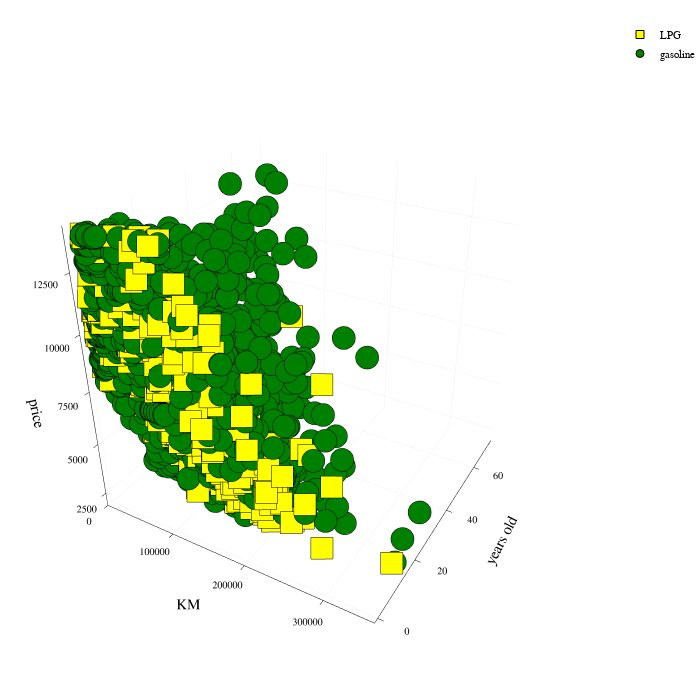

The notebook cell this image was saved under:
### Code cell
scatter(lpg_df.km, lpg_df.years_old, lpg_df.price, xlabel="KM",
    ylabel="years old", zlabel="price", formatter = identity, color="yellow", label="LPG", marker=:square,
     size = (700, 700))
scatter!(gasoline_df.km, gasoline_df.years_old, gasoline_df.price, xlabel="KM", 
     ylabel="years old", zlabel="price", formatter = identity, color="green", label="gasoline", 
     )

### Figure 1 — Plotly figure (JSON) as saved in the notebook; plotly's stock layout.template omitted (floating-point values rounded to 4 significant figures; data arrays with more than 128 entries replaced by an {"elided": "..."} marker saying what was removed)
{"data": [{"colorbar": {"title": ""}, "legendgroup": "LPG", "marker": {"color": "rgba(255, 255, 0, 1.000)", "line": {"color": "rgba(0, 0, 0, 1.000)", "width": 1}, "size": 8, "symbol": "square"}, "mode": "markers", "name": "LPG", "showlegend": true, "type": "scatter3d", "x": {"elided": "450 int values"}, "xaxis": "x1", "y": {"elided": "450 float values"}, "yaxis": "y1", "z": {"elided": "450 int values"}, "zmax": null, "zmin": null}, {"colorbar": {"title": ""}, "legendgroup": "gasoline", "marker": {"color": "rgba(0, 128, 0, 1.000)", "line": {"color": "rgba(0, 0, 0, 1.000)", "width": 1}, "size": 8, "symbol": "circle"}, "mode": "markers", "name": "gasoline", "showlegend": true, "type": "scatter3d", "x": {"elided": "1608 int values"}, "xaxis": "x1", "y": {"elided": "1608 float values"}, "yaxis": "y1", "z": {"elided": "1608 int values"}, "zmax": null, "zmin": null}], "layout": {"annotations": [], "height": 700, "legend": {"bgcolor": "rgba(255, 255, 255, 1.000)", "bordercolor": "rgba(0, 0, 0, 1.000)", "font": {"color": "rgba(0, 0, 0, 1.000)", "family": "sans-serif", "size": 11}, "tracegroupgap": 0, "x": 1, "y": 1}, "margin": {"b": 20, "l": 0, "r": 0, "t": 20}, "paper_bgcolor": "rgba(255, 255, 255, 1.000)", "plot_bgcolor": "rgba(255, 255, 255, 1.000)", "scene": {"camera": {"eye": {"x": 1.126, "y": -1.95, "z": 1.3}}, "xaxis": {"anchor": "y1", "domain": [0.04015, 0.9944], "gridcolor": "rgba(0, 0, 0, 0.100)", "gridwidth": 0.5, "linecolor": "rgba(0, 0, 0, 1.000)", "mirror": false, "range": [-200, 360200], "showgrid": true, "showline": true, "showticklabels": true, "tickangle": 0, "tickcolor": "rgb(0, 0, 0)", "tickfont": {"color": "rgba(0, 0, 0, 1.000)", "family": "sans-serif", "size": 11}, "tickmode": "array", "ticks": "inside", "ticktext": [0, 100000, 200000, 300000], "tickvals": [0, 100000, 200000, 300000], "title": "KM", "titlefont": {"color": "rgba(0, 0, 0, 1.000)", "family": "sans-serif", "size": 15}, "type": "-", "visible": true, "zeroline": false, "zerolinecolor": "rgba(0, 0, 0, 1.000)"}, "yaxis": {"anchor": "x1", "domain": [0.04332, 0.9944], "gridcolor": "rgba(0, 0, 0, 0.100)", "gridwidth": 0.5, "linecolor": "rgba(0, 0, 0, 1.000)", "mirror": false, "range": [-1.519, 74.25], "showgrid": true, "showline": true, "showticklabels": true, "tickangle": 0, "tickcolor": "rgb(0, 0, 0)", "tickfont": {"color": "rgba(0, 0, 0, 1.000)", "family": "sans-serif", "size": 11}, "tickmode": "array", "ticks": "inside", "ticktext": [0, 20, 40, 60], "tickvals": [0, 20, 40, 60], "title": "years old", "titlefont": {"color": "rgba(0, 0, 0, 1.000)", "family": "sans-serif", "size": 15}, "type": "-", "visible": true, "zeroline": false, "zerolinecolor": "rgba(0, 0, 0, 1.000)"}, "zaxis": {"gridcolor": "rgba(0, 0, 0, 0.100)", "gridwidth": 0.5, "linecolor": "rgba(0, 0, 0, 1.000)", "mirror": false, "range": [1849, 14251], "showgrid": true, "showline": true, "showticklabels": true, "tickangle": 0, "tickcolor": "rgb(0, 0, 0)", "tickfont": {"color": "rgba(0, 0, 0, 1.000)", "family": "sans-serif", "size": 11}, "tickmode": "array", "ticks": "inside", "ticktext": [2500, 5000, 7500, 10000, 12500], "tickvals": [2500, 5000, 7500, 10000, 12500], "title": "price", "titlefont": {"color": "rgba(0, 0, 0, 1.000)", "family": "sans-serif", "size": 15}, "type": "-", "visible": true, "zeroline": false, "zerolinecolor": "rgba(0, 0, 0, 1.000)"}}, "showlegend": true, "width": 700}}
